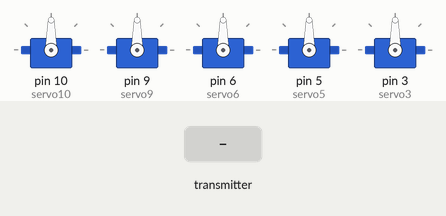
Recording of a sketch running on a simulated Arduino Uno, built with avr-gcc and run on an emulated ATmega328P. Shown: 5 × servo. The inputs (shaded band) are chosen by the test bench. No radio packets arrive unless stated.

Above: at 1.2 s.
1.3 s: the transmitter starts sending pin = 0
At 2.5 s:
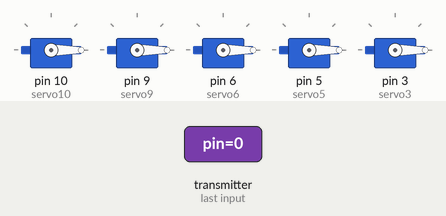
2.8 s: the transmitter starts sending mun = 256
At 3.8 s:
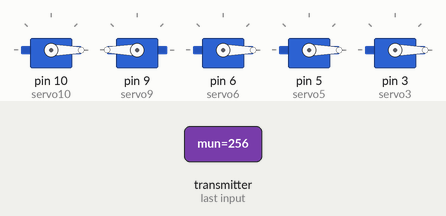
4.3 s: the transmitter starts sending cod = 256
At 5.0 s:
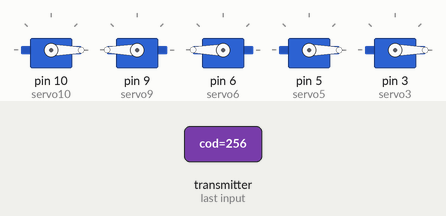
5.8 s: the transmitter starts sending hom = 256
At 6.1 s:
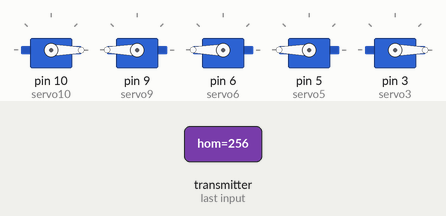
7.3 s: the transmitter starts sending bas = 256
At 8.4 s:
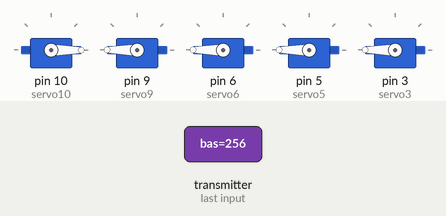
8.8 s: the transmitter starts sending pin = 256
At 9.5 s:
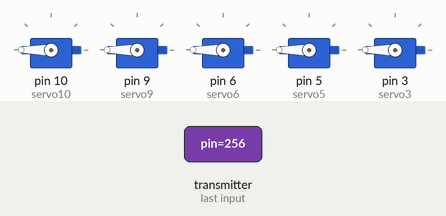
Timing chart, 0 to 11.3 s (numbered marks = the images above; inputs shaded):
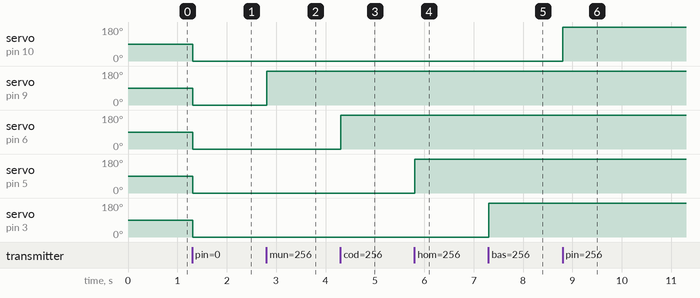

The sketch:

RX_5_SERVOS.ino
```cpp
/*
  *-----RX-------RECIVER Brazo Robot ---------*
  * Arduino   NFR24
  *   7       CE
  *   8       CSN
  *   13      SCK
  *   11      MO
  *   12      MI
  *   GND     GND
*/
struct S_msg{
  int pin;
  int mun;
  int cod;
  int hom;
  int bas;
};
S_msg msg;

#include <Servo.h>
Servo servo10;
Servo servo9;
Servo servo6;
Servo servo5;
Servo servo3;

#include <SPI.h>
#include <nRF24L01.h>
#include <RF24.h>

RF24 radio(7, 8); // CE, CSN
const byte address[6] = "00001";

void setup() {

 servo10.attach (10);//pinz -- A1
 servo9.attach (9);//  muñe -- A0
 servo6.attach (6);//  codo -- A3
 servo5.attach (5);//  homb -- A2
 servo3.attach (3);//  base -- A4

  radio.begin();
  radio.openReadingPipe(0, address);
  radio.setPALevel(RF24_PA_MIN);
  radio.startListening();
}
void loop() {
  delay(5);
  if ( radio.available()){
    while (radio.available()){
      radio.read(&msg, sizeof(msg));
      servo10.write(msg.pin);
      servo9.write(msg.mun);
      servo6.write(msg.cod);
      servo5.write(msg.hom);
      servo3.write(msg.bas);
    }
    delay(5);
  }
}
```

Measured:
- after the input at 1.3 s, servo on pin 10 (servo10), servo on pin 9 (servo9), servo on pin 6 (servo6), servo on pin 5 (servo5), servo on pin 3 (servo3): 90° → 0° at once
- after the input at 2.8 s, servo on pin 9 (servo9): 0° → 180° at once
- after the input at 4.3 s, servo on pin 6 (servo6): 0° → 180° at once
- after the input at 5.8 s, servo on pin 5 (servo5): 0° → 180° at once
- after the input at 7.3 s, servo on pin 3 (servo3): 0° → 180° at once
- after the input at 8.8 s, servo on pin 10 (servo10): 0° → 180° at once
